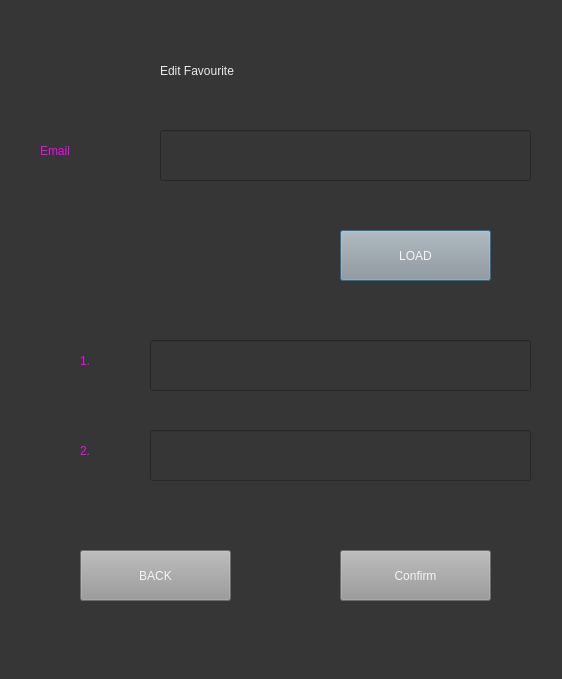
<?xml version="1.0" encoding="UTF-8"?>
<ui version="4.0">
 <class>EditfavWindow</class>
 <widget class="QDialog" name="EditfavWindow">
  <property name="geometry">
   <rect>
    <x>0</x>
    <y>0</y>
    <width>562</width>
    <height>679</height>
   </rect>
  </property>
  <property name="windowTitle">
   <string>Dialog</string>
  </property>
  <property name="styleSheet">
   <string notr="true">background-color: rgb(54, 54, 54);</string>
  </property>
  <widget class="QLabel" name="label">
   <property name="geometry">
    <rect>
     <x>160</x>
     <y>50</y>
     <width>241</width>
     <height>41</height>
    </rect>
   </property>
   <property name="styleSheet">
    <string notr="true">font: 75 24pt &quot;Helveticar&quot;;
color: rgb(235, 235, 235);</string>
   </property>
   <property name="text">
    <string>Edit Favourite</string>
   </property>
  </widget>
  <widget class="QPushButton" name="loginbutton">
   <property name="geometry">
    <rect>
     <x>340</x>
     <y>230</y>
     <width>151</width>
     <height>51</height>
    </rect>
   </property>
   <property name="styleSheet">
    <string notr="true">color: rgb(244, 244, 244);
background-color: rgb(153, 153, 153);
font: 14pt &quot;Verdana&quot;;</string>
   </property>
   <property name="text">
    <string>LOAD</string>
   </property>
  </widget>
  <widget class="QLabel" name="email_4">
   <property name="geometry">
    <rect>
     <x>40</x>
     <y>130</y>
     <width>81</width>
     <height>41</height>
    </rect>
   </property>
   <property name="styleSheet">
    <string notr="true">font: 15pt &quot;Verdana&quot;;
color: rgb(255, 0, 255);</string>
   </property>
   <property name="text">
    <string>Email</string>
   </property>
  </widget>
  <widget class="QLineEdit" name="email_6">
   <property name="geometry">
    <rect>
     <x>160</x>
     <y>130</y>
     <width>371</width>
     <height>51</height>
    </rect>
   </property>
   <property name="styleSheet">
    <string notr="true">font: 12pt &quot;Verdana&quot;;
color: rgb(240, 240, 240);</string>
   </property>
   <property name="text">
    <string/>
   </property>
  </widget>
  <widget class="QLineEdit" name="email_3">
   <property name="geometry">
    <rect>
     <x>150</x>
     <y>340</y>
     <width>381</width>
     <height>51</height>
    </rect>
   </property>
   <property name="styleSheet">
    <string notr="true">font: 12pt &quot;Verdana&quot;;
color: rgb(240, 240, 240);</string>
   </property>
   <property name="text">
    <string/>
   </property>
  </widget>
  <widget class="QLabel" name="email_7">
   <property name="geometry">
    <rect>
     <x>80</x>
     <y>430</y>
     <width>31</width>
     <height>41</height>
    </rect>
   </property>
   <property name="styleSheet">
    <string notr="true">font: 15pt &quot;Verdana&quot;;
color: rgb(255, 0, 255);</string>
   </property>
   <property name="text">
    <string>2.</string>
   </property>
  </widget>
  <widget class="QLabel" name="email_5">
   <property name="geometry">
    <rect>
     <x>80</x>
     <y>340</y>
     <width>31</width>
     <height>41</height>
    </rect>
   </property>
   <property name="styleSheet">
    <string notr="true">font: 15pt &quot;Verdana&quot;;
color: rgb(255, 0, 255);</string>
   </property>
   <property name="text">
    <string>1.</string>
   </property>
  </widget>
  <widget class="QLineEdit" name="email_8">
   <property name="geometry">
    <rect>
     <x>150</x>
     <y>430</y>
     <width>381</width>
     <height>51</height>
    </rect>
   </property>
   <property name="styleSheet">
    <string notr="true">font: 12pt &quot;Verdana&quot;;
color: rgb(240, 240, 240);</string>
   </property>
   <property name="text">
    <string/>
   </property>
  </widget>
  <widget class="QPushButton" name="loginbutton_2">
   <property name="geometry">
    <rect>
     <x>340</x>
     <y>550</y>
     <width>151</width>
     <height>51</height>
    </rect>
   </property>
   <property name="styleSheet">
    <string notr="true">color: rgb(244, 244, 244);
background-color: rgb(153, 153, 153);
font: 14pt &quot;Verdana&quot;;</string>
   </property>
   <property name="text">
    <string>Confirm</string>
   </property>
  </widget>
  <widget class="QPushButton" name="backfavbtn">
   <property name="geometry">
    <rect>
     <x>80</x>
     <y>550</y>
     <width>151</width>
     <height>51</height>
    </rect>
   </property>
   <property name="styleSheet">
    <string notr="true">color: rgb(244, 244, 244);
background-color: rgb(153, 153, 153);
font: 14pt &quot;Verdana&quot;;</string>
   </property>
   <property name="text">
    <string>BACK</string>
   </property>
  </widget>
 </widget>
 <resources/>
 <connections/>
</ui>
